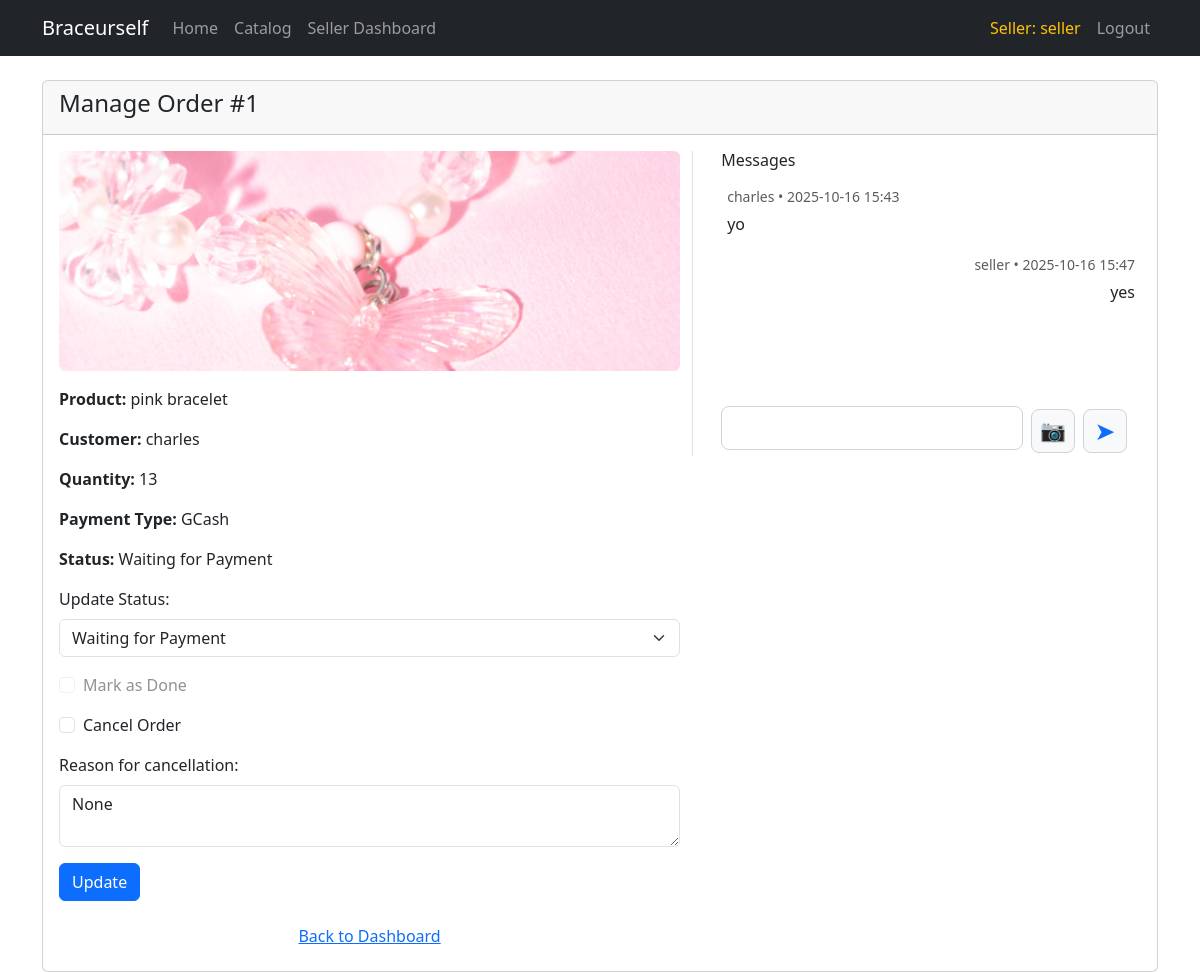
/seller/order/1/manage/ (signed in), run on the app's committed database.
### shop/models.py (models this page shows, shortened)
class Order(models.Model):
    STATUS_CHOICES = [
        ('waiting', 'Waiting for Payment'),
        ('pending', 'Pending Creation'),
        ('created', 'Finished Creating the Bracelet'),
        ('delivering', 'Bracelet is Being Delivered'),
        ('delivered', 'Bracelet Delivered'),
    ]
    PAYMENT_CHOICES = [
        ('gcash', 'GCash'),
        ('maya', 'Maya'),
    ]
    customer = models.ForeignKey(User, on_delete=models.CASCADE)
    product = models.ForeignKey(Product, on_delete=models.CASCADE)
    quantity = models.PositiveIntegerField()
    payment_type = models.CharField(max_length=20, choices=PAYMENT_CHOICES)
    status = models.CharField(max_length=20, choices=STATUS_CHOICES, default='waiting')
    created_at = models.DateTimeField(auto_now_add=True)
    delivered_at = models.DateTimeField(blank=True, null=True)
    done = models.BooleanField(default=False)
    cancelled = models.BooleanField(default=False)
    cancel_reason = models.TextField(blank=True, null=True)

class Product(models.Model):
    name = models.CharField(max_length=100)
    price = models.DecimalField(max_digits=8, decimal_places=2)
    image = models.ImageField(upload_to='product_images/')
    created_by = models.ForeignKey(SellerProfile, on_delete=models.CASCADE)
    stock = models.PositiveIntegerField(default=0)
    created_at = models.DateTimeField(auto_now_add=True, null=True, blank=True)

class OrderMessage(models.Model):
    order = models.ForeignKey('Order', on_delete=models.CASCADE, related_name='messages')
    sender = models.ForeignKey(User, on_delete=models.CASCADE)
    text = models.TextField(blank=True)
    image = models.ImageField(upload_to='order_messages/', blank=True, null=True)
    timestamp = models.DateTimeField(auto_now_add=True)

### shop/views.py (the view)
# urls.py: path('seller/order/<int:order_id>/manage/', views.manage_order, name='manage_order'),
def manage_order(request, order_id):
    if not request.user.is_authenticated or not hasattr(request.user, 'sellerprofile'):
        return redirect('login')
    order = Order.objects.get(id=order_id)
    error = None
    if request.method == 'POST':
        status = request.POST.get('status')
        mark_done = request.POST.get('mark_done')
        cancel_order = request.POST.get('cancel_order')
        cancel_reason = request.POST.get('cancel_reason')
        updated = False
        if status and status in dict(Order.STATUS_CHOICES):
            order.status = status
            updated = True
        if mark_done == 'on' and order.status == 'delivered' and not order.cancelled:
            order.done = True
            order.delivered_at = timezone.now()  # set delivered timestamp
            updated = True
        if cancel_order == 'on' and not order.cancelled:
            if cancel_reason and cancel_reason.strip():
                order.cancelled = True
                order.cancel_reason = cancel_reason.strip()
                order.product.stock += order.quantity
                order.product.save()
                updated = True
            else:
                error = "Please provide a reason for cancellation."
        if 'send_message' in request.POST:
            msg_form = OrderMessageForm(request.POST, request.FILES)
            if msg_form.is_valid():
                msg = msg_form.save(commit=False)
                msg.order = order
                msg.sender = request.user
                msg.save()
                messages.success(request, "Message sent.")
                return redirect('manage_order', order_id=order.id)
        if updated and not error:
            order.save()
            messages.success(request, "Order updated.")
            return redirect('manage_order', order_id=order.id)
    else:
        msg_form = OrderMessageForm()
    return render(request, 'shop/manage_order.html', {
        'order': order,
        'status_choices': Order.STATUS_CHOICES,
        'error': error,
        'msg_form': msg_form,
    })

### shop/views.py
class OrderMessageForm(forms.ModelForm):
    class Meta:
        model = OrderMessage
        fields = ['text', 'image']

### shop/templates/shop/manage_order.html (shortened to what this page needs)
{% extends 'shop/base.html' %}
{% block content %}
<div class="card mt-4">
    <div class="card-header">
        <h4>Manage Order #{{ order.id }}</h4>
    </div>
    <div class="card-body">
        <div class="row align-items-start">
            <div class="col-md-7 d-flex flex-column align-items-center">
                {% if order.product.image %}
                    <img src="{{ order.product.image.url }}" alt="{{ order.product.name }}"
                         class="mb-3 rounded"
                         style="width:100%;max-width:100%;height:220px;object-fit:cover;display:block;">
                {% else %}
                    <div class="mb-3 rounded bg-light d-flex align-items-center justify-content-center"
                         style="width:100%;height:220px;">
                        <span class="text-muted">No image</span>
                    </div>
                {% endif %}
                <div class="w-100">
                    <p><strong>Product:</strong> {{ order.product.name }}</p>
                    <p><strong>Customer:</strong> {{ order.customer.username }}</p>
                    <p><strong>Quantity:</strong> {{ order.quantity }}</p>
                    <p><strong>Payment Type:</strong> {{ order.get_payment_type_display }}</p>
                    <p><strong>Status:</strong> {{ order.get_status_display }}</p>
                </div>
                <form method="post" class="w-100">
                    <div class="mb-3">
                        <label for="status" class="form-label">Update Status:</label>
                        <select name="status" id="status" class="form-select" {% if order.cancelled %}disabled{% endif %}>
                            {% for value, label in status_choices %}
                                <option value="{{ value }}" {% if order.status == value %}selected{% endif %}>{{ label }}</option>
                            {% endfor %}
                        </select>
                    </div>
                    <div class="form-check mb-3">
                        <input type="checkbox" class="form-check-input" name="mark_done" id="mark_done"
                            {% if order.status != 'delivered' or order.cancelled %}disabled{% endif %}
                            {% if order.done %}checked{% endif %}>
                        <label class="form-check-label" for="mark_done">Mark as Done</label>
                    </div>
                    <div class="form-check mb-3">
                        <input type="checkbox" class="form-check-input" name="cancel_order" id="cancel_order"
                            {% if order.cancelled %}disabled checked{% endif %}>
                        <label class="form-check-label" for="cancel_order">Cancel Order</label>
                    </div>
                    <div class="mb-3">
                        <label for="cancel_reason" class="form-label">Reason for cancellation:</label>
                        <textarea name="cancel_reason" id="cancel_reason" rows="2" class="form-control"
                            {% if order.cancelled %}readonly{% endif %}>{{ order.cancel_reason }}</textarea>
                    </div>
                    <button type="submit" class="btn btn-primary" {% if order.cancelled %}disabled{% endif %}>Update</button>
                </form>
                <a href="{% url 'seller_dashboard' %}" class="btn btn-link mt-3">Back to Dashboard</a>
            </div>
            <div class="col-md-5 border-start d-flex flex-column" style="height:100%;">
                <div class="ps-3 d-flex flex-column h-100" style="height:100%;">
                    <h6 class="mb-2">Messages</h6>
                    <div class="seller-messages flex-grow-1">
                        <div class="messages-list">
                            {% for msg in order.messages.all %}
                                <div class="mb-3 {% if msg.sender == user %}text-end{% endif %}">
                                    <small class="text-muted">{{ msg.sender.username }} • {{ msg.timestamp|date:"Y-m-d H:i" }}</small>
                                    {% if msg.text %}
                                        <div class="mt-1">{{ msg.text|linebreaksbr }}</div>
                                    {% endif %}
                                </div>
                            {% empty %}
                                <div class="text-muted">No messages yet.</div>
                            {% endfor %}
                        </div>
                        <form method="post" enctype="multipart/form-data" class="msg-controls mt-2">
                            <div class="msg-textbox">
                                {{ msg_form.text }}
                            </div>
                            <div class="right-btns">
                                <label for="seller-msg-image" class="custom-file-label" title="Attach image">
                                    <span>📷</span>
                                </label>
                                <button type="submit" name="send_message" class="square-btn btn btn-outline-primary" title="Send">
                                    <span class="bi bi-send" style="font-size:1.2em;">&#10148;</span>
                                </button>
                            </div>
                        </form>
                    </div>
                </div>
            </div>
        </div>
    </div>
</div>
{% endblock %}

### shop/templates/shop/base.html (shortened to what this page needs)
<!DOCTYPE html>
<html lang="en">
<head>
    <link href="https://cdn.jsdelivr.net/npm/bootstrap@5.3.3/dist/css/bootstrap.min.css" rel="stylesheet">
</head>
<body>
    <nav class="navbar navbar-expand-lg navbar-dark bg-dark mb-4">
        <div class="container">
            <a class="navbar-brand" href="{% url 'home' %}">Braceurself</a>
            <div class="collapse navbar-collapse">
                <ul class="navbar-nav me-auto mb-2 mb-lg-0">
                    <li class="nav-item"><a class="nav-link" href="{% url 'home' %}">Home</a></li>
                    <li class="nav-item"><a class="nav-link" href="{% url 'catalog' %}">Catalog</a></li>
                    {% if user.is_authenticated and user.sellerprofile %}
                        <li class="nav-item"><a class="nav-link" href="{% url 'seller_dashboard' %}">Seller Dashboard</a></li>
                    {% endif %}
                </ul>
                <ul class="navbar-nav ms-auto mb-2 mb-lg-0">
                    {% if user.is_authenticated %}
                        {% if user.sellerprofile %}
                            <li class="nav-item">
                                <a class="nav-link text-warning" href="#"
                                   tabindex="-1">Seller: {{ user.username }}</a>
                            </li>
                        {% else %}
                            <li class="nav-item">
                                <a class="nav-link" href="#" tabindex="-1">Welcome, {{ user.username }}!</a>
                            </li>
                        {% endif %}
                        <li class="nav-item"><a class="nav-link" href="{% url 'logout' %}">Logout</a></li>
                    {% else %}
                        <li class="nav-item"><a class="nav-link" href="{% url 'login' %}">Login</a></li>
                        <li class="nav-item"><a class="nav-link" href="{% url 'register' %}">Register</a></li>
                    {% endif %}
                </ul>
            </div>
        </div>
    </nav>
    <div class="container">
        {% block content %}{% endblock %}
    </div>
</body>
</html>

### shop/templates/shop/manage_order.html (style rules this page uses)
.seller-messages .messages-list { min-height: 220px; max-height: 400px; overflow-y: auto; padding: 6px; }
.seller-messages .msg-controls { display: flex; width: 100%; gap: 8px; align-items: center; margin-top: .5rem; }
.seller-messages .msg-textbox { flex: 1 1 auto; }
.seller-messages textarea[name="text"], .seller-messages input[name="text"] { width: 100%; height: 44px; padding: .5rem .75rem; font-size: 1rem; border-radius: .5rem; border: 1px solid #ced4da; resize: none; box-sizing: border-box; }
.seller-messages .right-btns { display: flex; gap: 8px; }
.seller-messages .square-btn, .seller-messages .custom-file-label { width: 44px; height: 44px; display: inline-flex; align-items: center; justify-content: center; border-radius: .5rem; border: 1px solid #ced4da; background: #f8f9fa; cursor: pointer; font-size: 1.3rem; transition: background .2s; padding: 0; }

### data on the page
Order: id "1", product.image (picture), product.name "pink bracelet", customer.username "charles", quantity "13", payment_type "GCash", status "Waiting for Payment", cancel_reason "None"
OrderMessage: sender.username "charles", timestamp "2025-10-16 15:43", text "yo"
OrderMessage: sender.username "seller", timestamp "2025-10-16 15:47", text "yes"

### other printed values
{{ user.username }} "seller"
